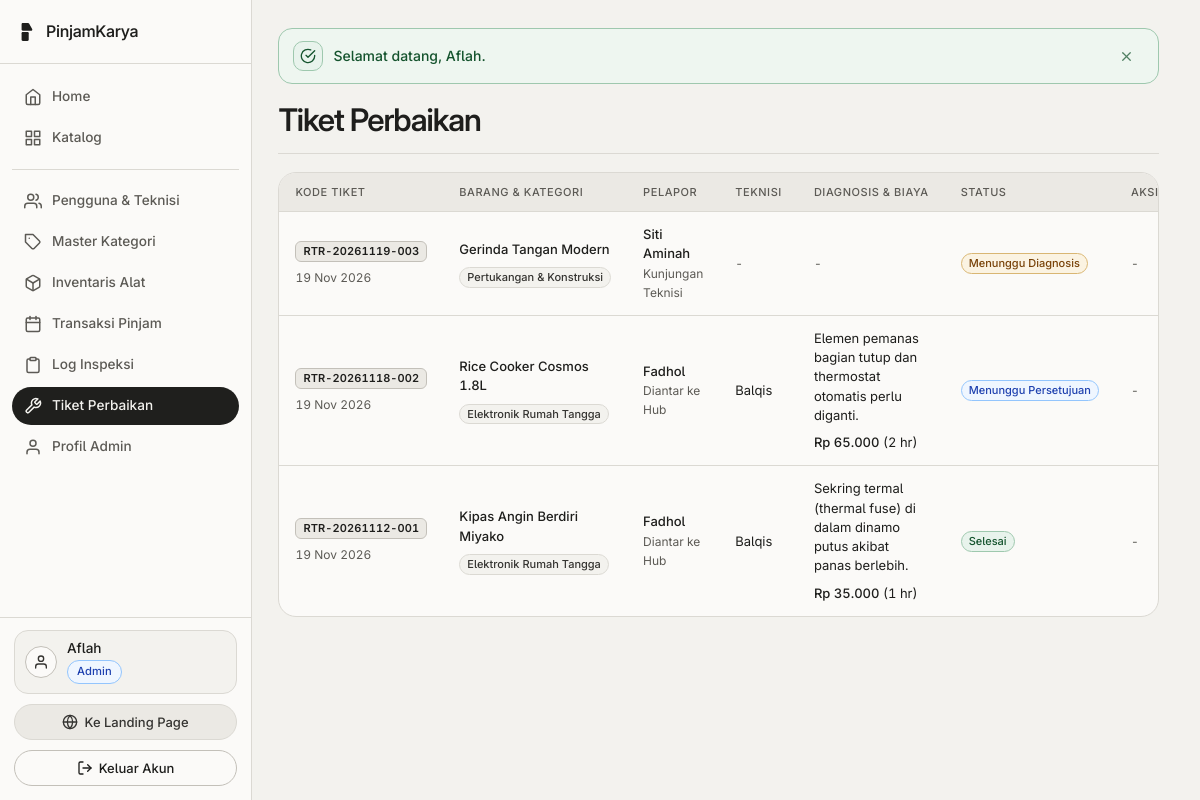
The app's page /admin/kelola_tiket.php (signed in) with its own data.
### tables this page shows
CREATE TABLE users (
    id_user INT AUTO_INCREMENT PRIMARY KEY,
    nama VARCHAR(100) NOT NULL,
    email VARCHAR(100) NOT NULL UNIQUE,
    password VARCHAR(255) NOT NULL,
    no_hp VARCHAR(20) NOT NULL,
    alamat TEXT NOT NULL,
    role ENUM('admin', 'mitra', 'warga') NOT NULL DEFAULT 'warga',
    is_kontributor TINYINT(1) NOT NULL DEFAULT 0,
    is_teknisi TINYINT(1) NOT NULL DEFAULT 0,
    is_verified_teknisi TINYINT(1) NOT NULL DEFAULT 0,
    skor_kredibilitas INT NOT NULL DEFAULT 100,
    created_at TIMESTAMP DEFAULT CURRENT_TIMESTAMP
);

CREATE TABLE tiket_perbaikan (
    id_tiket INT AUTO_INCREMENT PRIMARY KEY,
    kode_tiket VARCHAR(30) NOT NULL UNIQUE,
    id_pelapor INT NOT NULL,
    id_kategori INT NOT NULL,
    id_teknisi INT NULL DEFAULT NULL,
    id_alat_hub INT NULL DEFAULT NULL,
    nama_barang VARCHAR(150) NOT NULL,
    deskripsi_kerusakan TEXT NOT NULL,
    foto_barang VARCHAR(255) NOT NULL DEFAULT 'default_tiket.jpg',
    metode_cek ENUM('Diantar ke Hub', 'Kunjungan Teknisi') NOT NULL DEFAULT 'Diantar ke Hub',
    diagnosis_teknisi TEXT NULL,
    estimasi_biaya DECIMAL(12,2) NOT NULL DEFAULT 0.00,
    estimasi_hari INT NOT NULL DEFAULT 0,
    persetujuan_warga TINYINT(1) NOT NULL DEFAULT 0,
    status_tiket ENUM('Menunggu Diagnosis', 'Menunggu Persetujuan', 'Dikerjakan', 'Siap Diambil', 'Selesai', 'Dibatalkan') NOT NULL DEFAULT 'Menunggu Diagnosis',
    created_at TIMESTAMP DEFAULT CURRENT_TIMESTAMP,
    CONSTRAINT fk_tiket_pelapor FOREIGN KEY (id_pelapor) REFERENCES users(id_user) ON DELETE CASCADE,
    CONSTRAINT fk_tiket_kategori FOREIGN KEY (id_kategori) REFERENCES kategori_alat(id_kategori) ON DELETE RESTRICT,
    CONSTRAINT fk_tiket_teknisi FOREIGN KEY (id_teknisi) REFERENCES users(id_user) ON DELETE SET NULL,
    CONSTRAINT fk_tiket_alat_hub FOREIGN KEY (id_alat_hub) REFERENCES aset_alat(id_alat) ON DELETE SET NULL
);

CREATE TABLE kategori_alat (
    id_kategori INT AUTO_INCREMENT PRIMARY KEY,
    nama_kategori VARCHAR(100) NOT NULL,
    panduan_keselamatan TEXT NOT NULL,
    rata_rata_berat_kg DECIMAL(6,2) NOT NULL DEFAULT 1.00,
    estimasi_harga_baru DECIMAL(12,2) NOT NULL DEFAULT 0.00
);

### admin/kelola_tiket.php (the view, shortened to what the rows shown need)
<?php
require_once dirname(__DIR__) . '/config/app.php';
$tiket_list = pk_stmt_all(
    $conn,
    "SELECT t.*, k.nama_kategori, p.nama AS nama_pelapor, tek.nama AS nama_teknisi
     FROM tiket_perbaikan t
     JOIN kategori_alat k ON t.id_kategori = k.id_kategori
     JOIN users p ON t.id_pelapor = p.id_user
     LEFT JOIN users tek ON t.id_teknisi = tek.id_user
     ORDER BY t.id_tiket DESC"
);
require_once ROOT_PATH . '/includes/header.php';
?>
<div class="pk-page-header">
    <h1>Tiket Perbaikan</h1>
</div>
<section class="pk-table-card" aria-label="Daftar Tiket Perbaikan">
    <div class="pk-table-scroll">
        <table class="pk-table">
            <thead>
                <tr>
                    <th>Kode Tiket</th>
                    <th>Barang &amp; Kategori</th>
                    <th>Pelapor</th>
                    <th>Teknisi</th>
                    <th>Diagnosis &amp; Biaya</th>
                    <th>Status</th>
                    <th>Aksi</th>
                </tr>
            </thead>
            <tbody>
                <?php if (count($tiket_list) === 0): ?>
                    <tr>
                        <td colspan="7" class="text-center text-muted">Belum ada tiket perbaikan.</td>
                    </tr>
                <?php else: ?>
                    <?php foreach ($tiket_list as $row): ?>
                        <?php
                        $has_teknisi      = !empty($row['nama_teknisi']);
                        $has_diag         = !empty($row['diagnosis_teknisi']);
                        $has_ticket_action = ($row['status_tiket'] === 'Siap Diambil' || ($row['status_tiket'] === 'Menunggu Persetujuan' && !empty($row['id_alat_hub'])));
                        ?>
                        <tr>
                            <td class="pk-td-head">
                                <div class="pk-td-head-row">
                                    <div class="pk-td-head-main">
                                        <span class="pk-code-tag"><?= e($row['kode_tiket']) ?></span>
                                        <div class="pk-td-sub mt-1"><?= e(format_tanggal($row['created_at'])) ?></div>
                                    </div>
                                    <span class="pk-mobile-badge"><?= badge_status_tiket($row['status_tiket']) ?></span>
                                </div>
                            </td>
                            <td data-label="Kategori">
                                <strong class="pk-desktop-only-inline"><?= e($row['nama_barang']) ?><br></strong>
                                <div class="pk-td-val mt-1">
                                    <span class="pk-tag"><?= e($row['nama_kategori']) ?></span>
                                </div>
                            </td>
                            <td data-label="Pelapor">
                                <strong><?= e(format_nama_pengguna((string)$row['nama_pelapor'])) ?></strong><br>
                                <span class="pk-td-sub"><?= e($row['metode_cek']) ?></span>
                            </td>
                            <td data-label="Teknisi" class="<?= $has_teknisi ? '' : 'is-empty-mobile' ?>"><?= $has_teknisi ? e(format_nama_pengguna((string)$row['nama_teknisi'])) : '<span class="text-muted">-</span>' ?></td>
                            <td data-label="Diagnosis" class="<?= $has_diag ? '' : 'is-empty-mobile' ?>">
                                <?php if ($has_diag): ?>
                                    <div><?= e($row['diagnosis_teknisi']) ?></div>
                                    <div class="mt-1"><strong><?= rupiah($row['estimasi_biaya']) ?></strong> (<?= (int)$row['estimasi_hari'] ?> hr)</div>
                                <?php else: ?>
                                    <span class="text-muted">-</span>
                                <?php endif; ?>
                            </td>
                            <td class="pk-desktop-cell" data-label="Status"><?= badge_status_tiket($row['status_tiket']) ?></td>
                            <td class="pk-td-actions<?= $has_ticket_action ? '' : ' is-empty' ?>">
                                <?php if ($row['status_tiket'] === 'Siap Diambil'): ?>
                                    <form method="post" action="<?= BASE_URL ?>/admin/kelola_tiket.php" data-confirm="Tandai tiket <?= e($row['kode_tiket']) ?> selesai?" data-confirm-title="Selesaikan Tiket" data-confirm-btn="Selesai" data-confirm-tone="ok">
                                        <?= csrf_field() ?>
                                        <input type="hidden" name="action" value="confirm_complete">
                                        <input type="hidden" name="id_tiket" value="<?= (int)$row['id_tiket'] ?>">
                                        <button type="submit" class="btn btn-secondary btn-icon" title="Tandai Selesai" aria-label="Tandai Selesai <?= e($row['kode_tiket']) ?>">
                                            <?= svg_icon('check-circle', 16) ?>
                                        </button>
                                    </form>
                                <?php else: ?>
                                    <span class="text-muted">-</span>
                                <?php endif; ?>
                            </td>
                        </tr>
                    <?php endforeach; ?>
                <?php endif; ?>
            </tbody>
        </table>
    </div>
</section>
<?php require_once ROOT_PATH . '/includes/footer.php'; ?>

### includes/sidebar.php (shortened to what the rows shown need)
<?php
$user = $_SESSION['user'] ?? null;
$role = $user['role'] ?? 'public';
?>
<aside class="pk-sidebar" id="pkSidebar" aria-label="Navigasi Utama">
        <?php if ($role === 'admin'): ?>
                        <?= svg_icon('user', 18) ?>
        <?php endif; ?>
    <?php if ($user): ?>
        <div class="pk-sidebar-footer">
            <a href="<?= BASE_URL ?>/auth/profil.php" class="pk-sidebar-account" title="<?= e($user['nama']) ?> (Profil)">
                <div class="pk-sidebar-account-avatar" aria-hidden="true">
                    <?= svg_icon('user', 16) ?>
                </div>
                <div class="pk-sidebar-account-main">
                    <strong><?= e(format_nama_pengguna((string)$user['nama'])) ?></strong>
                    <div class="pk-sidebar-account-meta">
                        <?= render_role_badge($user) ?>
                    </div>
                </div>
            </a>
            <a href="<?= BASE_URL ?>/index.php" class="btn btn-muted pk-sidebar-landing w-100">
                <?= svg_icon('globe', 16) ?>
                <span>Ke Landing Page</span>
            </a>
            <a href="<?= BASE_URL ?>/auth/logout.php" class="btn btn-outline pk-sidebar-logout w-100">
                <?= svg_icon('log-out', 16) ?>
                <span>Keluar Akun</span>
            </a>
        </div>
    <?php endif; ?>
</aside>

### includes/functions.php (shortened to what the rows shown need)
<?php
function pk_nama_bulan_singkat(): array {
    return [
        1 => 'Jan', 2 => 'Feb', 3 => 'Mar', 4 => 'Apr',
        5 => 'Mei', 6 => 'Jun', 7 => 'Jul', 8 => 'Agu',
        9 => 'Sep', 10 => 'Okt', 11 => 'Nov', 12 => 'Des',
    ];
}
function format_nama_pengguna(string $nama): string {
    $clean = trim((string)preg_replace('/\s*\([^)]*(?:Warga|Mitra|Admin|Teknisi|Skor)[^)]*\)\s*$/iu', '', $nama));
    return $clean !== '' ? $clean : trim($nama);
}
function user_role_label(array $user): string {
    $role = (string)($user['role'] ?? 'warga');
    if ($role === 'admin') {
        return 'Admin';
    }
    return 'Warga';
}
function render_role_badge(array $user, string $extra_class = ''): string {
    $role = (string)($user['role'] ?? 'warga');
    $mod = 'warga';
    if ($role === 'admin') {
        $mod = 'admin';
    } elseif ($role === 'mitra') {
        $mod = 'mitra';
    }
    $cls = 'pk-role-tag pk-role-tag--' . $mod . ($extra_class !== '' ? ' ' . trim($extra_class) : '');
    return '<span class="' . $cls . '">' . e(user_role_label($user)) . '</span>';
}
function e($string): string {
    return htmlspecialchars((string)$string, ENT_QUOTES, 'UTF-8');
}
function rupiah($angka): string {
    return 'Rp ' . number_format((float)$angka, 0, ',', '.');
}
function format_tanggal(?string $date_str): string {
    $ts = strtotime($date_str);
    $bulan = pk_nama_bulan_singkat();
    $d = date('d', $ts);
    $m = $bulan[(int)date('n', $ts)] ?? date('M', $ts);
    $y = date('Y', $ts);
    return "$d $m $y";
}
function refresh_user_session(mysqli $conn): void {
    $id_user = (int)$_SESSION['user']['id_user'];
    $row = pk_stmt_one(
        $conn,
        'SELECT id_user, nama, email, no_hp, alamat, role, is_kontributor, is_teknisi, is_verified_teknisi, skor_kredibilitas, created_at FROM users WHERE id_user = ? LIMIT 1',
        'i',
        [$id_user]
    );
}
function pk_stmt_all(mysqli $conn, string $sql, string $types = '', array $params = []): array {
    $stmt = mysqli_prepare($conn, $sql);
    if ($types !== '' && !empty($params)) {
        mysqli_stmt_bind_param($stmt, $types, ...$params);
    }
    mysqli_stmt_execute($stmt);
    $res = mysqli_stmt_get_result($stmt);
    $rows = [];
    while ($row = mysqli_fetch_assoc($res)) {
        $rows[] = $row;
    }
    return $rows;
}
function pk_stmt_one(mysqli $conn, string $sql, string $types = '', array $params = []): array {
    $rows = pk_stmt_all($conn, $sql, $types, $params);
    return $rows[0] ?? [];
}
function render_badge(string $label, array $style_map, string $default_class = 'pk-badge--muted'): string {
    $cls = $style_map[$label] ?? $default_class;
    return '<span class="pk-badge ' . $cls . '">' . e($label) . '</span>';
}
function badge_status_tiket(string $status): string {
    return render_badge($status, [
        'Menunggu Diagnosis'   => 'pk-badge--warning',
        'Menunggu Persetujuan' => 'pk-badge--primary',
        'Dikerjakan'           => 'pk-badge--primary',
        'Siap Diambil'         => 'pk-badge--success',
        'Selesai'              => 'pk-badge--success',
        'Dibatalkan'           => 'pk-badge--danger',
    ]);
}
    ?>
    <?php
function svg_icon(string $name, int $size = 20): string {
    $attr = 'xmlns="http://www.w3.org/2000/svg" width="' . $size . '" height="' . $size . '" viewBox="0 0 24 24" fill="none" stroke="currentColor" stroke-width="2" stroke-linecap="round" stroke-linejoin="round" aria-hidden="true" focusable="false"';
    switch ($name) {
        case 'x':
            return "<svg $attr><line x1=\"18\" y1=\"6\" x2=\"6\" y2=\"18\"/><line x1=\"6\" y1=\"6\" x2=\"18\" y2=\"18\"/></svg>";
        case 'tool':
        case 'wrench':
            return "<svg $attr><path d=\"M14.7 6.3a1 1 0 0 0 0 1.4l1.6 1.6a1 1 0 0 0 1.4 0l3.77-3.77a6 6 0 0 1-7.94 7.94l-6.91 6.91a2.12 2.12 0 0 1-3-3l6.91-6.91a6 6 0 0 1 7.94-7.94l-3.76 3.76z\"/></svg>";
        case 'grid':
            return "<svg $attr><rect x=\"3\" y=\"3\" width=\"7\" height=\"7\"/><rect x=\"14\" y=\"3\" width=\"7\" height=\"7\"/><rect x=\"14\" y=\"14\" width=\"7\" height=\"7\"/><rect x=\"3\" y=\"14\" width=\"7\" height=\"7\"/></svg>";
        case 'calendar':
            return "<svg $attr><rect x=\"3\" y=\"4\" width=\"18\" height=\"18\" rx=\"2\" ry=\"2\"/><line x1=\"16\" y1=\"2\" x2=\"16\" y2=\"6\"/><line x1=\"8\" y1=\"2\" x2=\"8\" y2=\"6\"/><line x1=\"3\" y1=\"10\" x2=\"21\" y2=\"10\"/></svg>";
        case 'clipboard':
            return "<svg $attr><path d=\"M16 4h2a2 2 0 0 1 2 2v14a2 2 0 0 1-2 2H6a2 2 0 0 1-2-2V6a2 2 0 0 1 2-2h2\"/><rect x=\"8\" y=\"2\" width=\"8\" height=\"4\" rx=\"1\" ry=\"1\"/></svg>";
        case 'check-circle':
            return "<svg $attr><path d=\"M22 11.08V12a10 10 0 1 1-5.93-9.14\"/><polyline points=\"22 4 12 14.01 9 11.01\"/></svg>";
        case 'alert-triangle':
            return "<svg $attr><path d=\"M10.29 3.86L1.82 18a2 2 0 0 0 1.71 3h16.94a2 2 0 0 0 1.71-3L13.71 3.86a2 2 0 0 0-3.42 0z\"/><line x1=\"12\" y1=\"9\" x2=\"12\" y2=\"13\"/><line x1=\"12\" y1=\"17\" x2=\"12.01\" y2=\"17\"/></svg>";
        case 'user':
            return "<svg $attr><path d=\"M20 21v-2a4 4 0 0 0-4-4H8a4 4 0 0 0-4 4v2\"/><circle cx=\"12\" cy=\"7\" r=\"4\"/></svg>";
        case 'users':
            return "<svg $attr><path d=\"M17 21v-2a4 4 0 0 0-4-4H5a4 4 0 0 0-4 4v2\"/><circle cx=\"9\" cy=\"7\" r=\"4\"/><path d=\"M23 21v-2a4 4 0 0 0-3-3.87\"/><path d=\"M16 3.13a4 4 0 0 1 0 7.75\"/></svg>";
        case 'box':
            return "<svg $attr><path d=\"M21 16V8a2 2 0 0 0-1-1.73l-7-4a2 2 0 0 0-2 0l-7 4A2 2 0 0 0 3 8v8a2 2 0 0 0 1 1.73l7 4a2 2 0 0 0 2 0l7-4A2 2 0 0 0 21 16z\"/><polyline points=\"3.27 6.96 12 12.01 20.73 6.96\"/><line x1=\"12\" y1=\"22.08\" x2=\"12\" y2=\"12\"/></svg>";
        case 'log-out':
            return "<svg $attr><path d=\"M9 21H5a2 2 0 0 1-2-2V5a2 2 0 0 1 2-2h4\"/><polyline points=\"16 17 21 12 16 7\"/><line x1=\"21\" y1=\"12\" x2=\"9\" y2=\"12\"/></svg>";
        case 'tag':
            return "<svg $attr><path d=\"M20.59 13.41l-7.17 7.17a2 2 0 0 1-2.83 0L2 12V2h10l8.59 8.59a2 2 0 0 1 0 2.82z\"/><line x1=\"7\" y1=\"7\" x2=\"7.01\" y2=\"7\"/></svg>";
        case 'home':
            return "<svg $attr><path d=\"M3 9l9-7 9 7v11a2 2 0 0 1-2 2H5a2 2 0 0 1-2-2z\"/><polyline points=\"9 22 9 12 15 12 15 22\"/></svg>";
        case 'globe':
            return "<svg $attr><circle cx=\"12\" cy=\"12\" r=\"10\"/><line x1=\"2\" y1=\"12\" x2=\"22\" y2=\"12\"/><path d=\"M12 2a15.3 15.3 0 0 1 4 10 15.3 15.3 0 0 1-4 10 15.3 15.3 0 0 1-4-10 15.3 15.3 0 0 1 4-10z\"/></svg>";
    }
}

### records on screen
users: nama "Aflah", role "Admin"
tiket_perbaikan: kode_tiket "RTR-20261119-003", created_at "19 Nov 2026", nama_barang "Gerinda Tangan Modern", id_kategori.nama_kategori "Pertukangan & Konstruksi", id_pelapor.nama "Siti Aminah", metode_cek "Kunjungan Teknisi", status_tiket "Menunggu Diagnosis"
tiket_perbaikan: kode_tiket "RTR-20261118-002", created_at "19 Nov 2026", nama_barang "Rice Cooker Cosmos 1.8L", id_kategori.nama_kategori "Elektronik Rumah Tangga", id_pelapor.nama "Fadhol", metode_cek "Diantar ke Hub", id_teknisi.nama "Balqis", diagnosis_teknisi "Elemen pemanas bagian tutup dan thermostat otomatis perlu diganti.", estimasi_biaya "Rp 65.000", estimasi_hari "2", status_tiket "Menunggu Persetujuan"
tiket_perbaikan: kode_tiket "RTR-20261112-001", created_at "19 Nov 2026", nama_barang "Kipas Angin Berdiri Miyako", id_kategori.nama_kategori "Elektronik Rumah Tangga", id_pelapor.nama "Fadhol", metode_cek "Diantar ke Hub", id_teknisi.nama "Balqis", diagnosis_teknisi "Sekring termal (thermal fuse) di dalam dinamo putus akibat panas berlebih.", estimasi_biaya "Rp 35.000", estimasi_hari "1", status_tiket "Selesai"

### other values on screen
$message "Selamat datang, Aflah."
